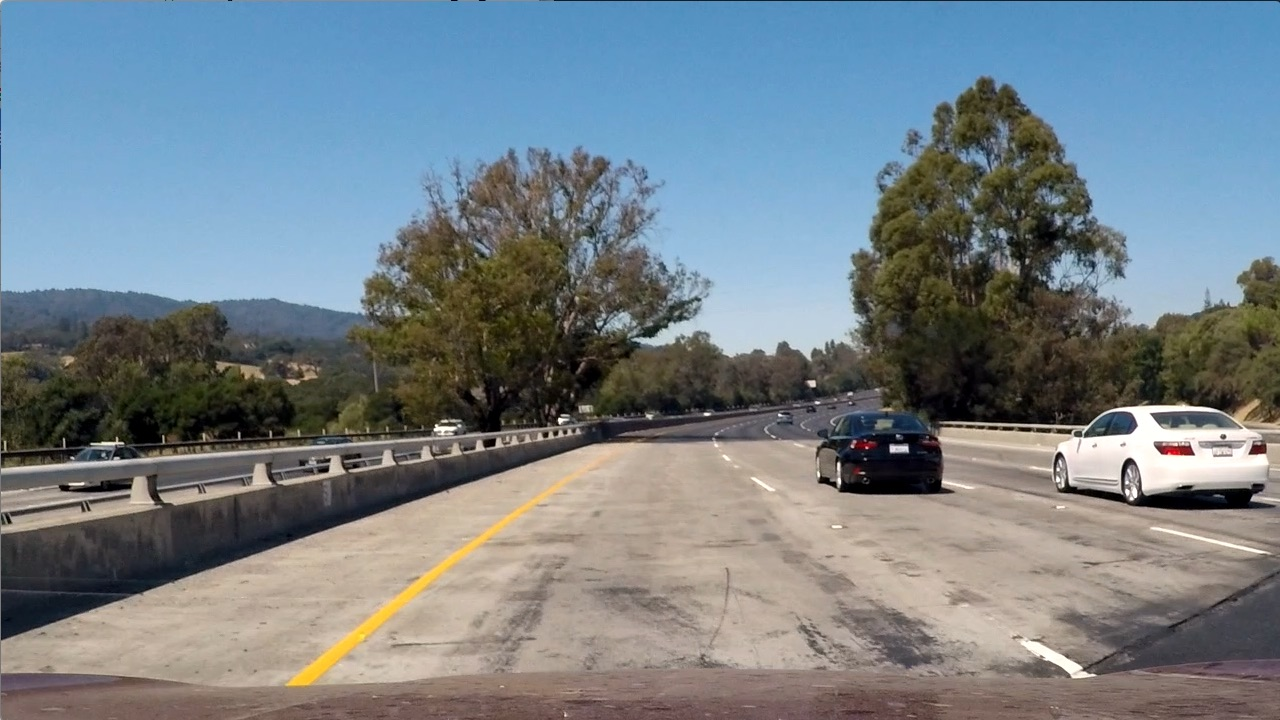
#> input picture test_images/test1.jpg, 1280 x 720 px; its folder holds only this picture in this run
$ python perspective.py
#> lines starting #> are read from the running program, lines starting #| are printed output that depends on the picture
### calibrate.py
import glob
import numpy as np
import cv2
import pickle


def read_images(path):
#> called with path = 'test_images/test*.jpg'
    images = []
    paths = glob.glob(path)
    for path in paths:
        images.append(cv2.imread(path))
    return images


# [33 lines left out: functions get_camera_parameters, undistort, not called in this run]

### perspective.py
import numpy as np
import cv2
from calibrate import read_images
import matplotlib.pyplot as plt

def warp(image, save=False, name=''):
    src_high = 460
    src_low = 700
    src_low_x1 = 220
    src_low_x2 = 1110

    src = np.float32(
        [[570, src_high],
         [710, src_high],
         [src_low_x2, src_low],
         [src_low_x1, src_low]])

    dst_height = image.shape[0]
    dst_width = image.shape[1]
    offset = 250
    dst = np.float32(
        [[offset, 0],
         [dst_width-offset, 0],
         [dst_width-offset, dst_height],
         [offset, dst_height]])

    M = cv2.getPerspectiveTransform(src, dst)
    M_inv = cv2.getPerspectiveTransform(dst, src)

    warped_size = (dst_width, dst_height)
    warped = cv2.warpPerspective(image, M, warped_size, flags=cv2.INTER_LINEAR)
    if save:
        plt.imshow(warped, cmap='gray')
        plt.xlim(0, 1280)
        plt.ylim(720, 0)
        plt.savefig('outputs/warped/' + str(name) + 'warped.jpg')
        plt.close()
        plt.imshow(image, cmap='gray')
        plt.xlim(0, 1280)
        plt.ylim(720, 0)
        plt.savefig('outputs/warped/' + str(name) + 'img.jpg')
        plt.close()
    return warped


if __name__ == '__main__':
    images = read_images('test_images/test*.jpg')
#> images = 1 item
    i = 0
    for img in images:
        warp(img)
        i += 1
#> this loop made 1 pass
#> (src_high in warp, src_low in warp, src_low_x1 in warp, src_low_x2 in warp, src in warp, dst_height in warp, dst_width in warp, offset in warp) on pass 1: (460, 700, 220, 1110, [[570, 460], [710, 460], [1110, 700], [220, 700]], 720, 1280, 250)
#> pass 1, in warp, `warped = cv2.warpPerspective(image, M, warped_size, flags=cv2.INTER_LI..`:
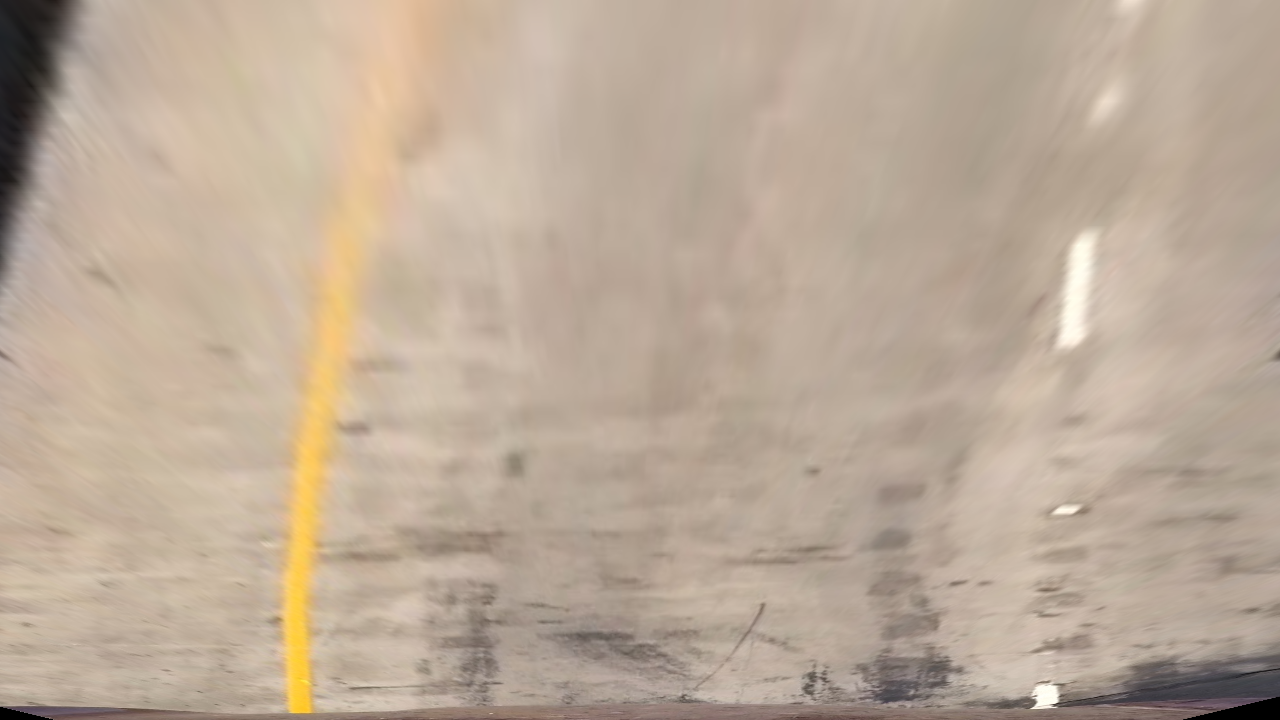
#> warped: shape (720, 1280, 3); mean B, G, R 152.4, 170.1, 187.7
#> after the loop, i = 1

$ run again, on test_images/test5.jpg
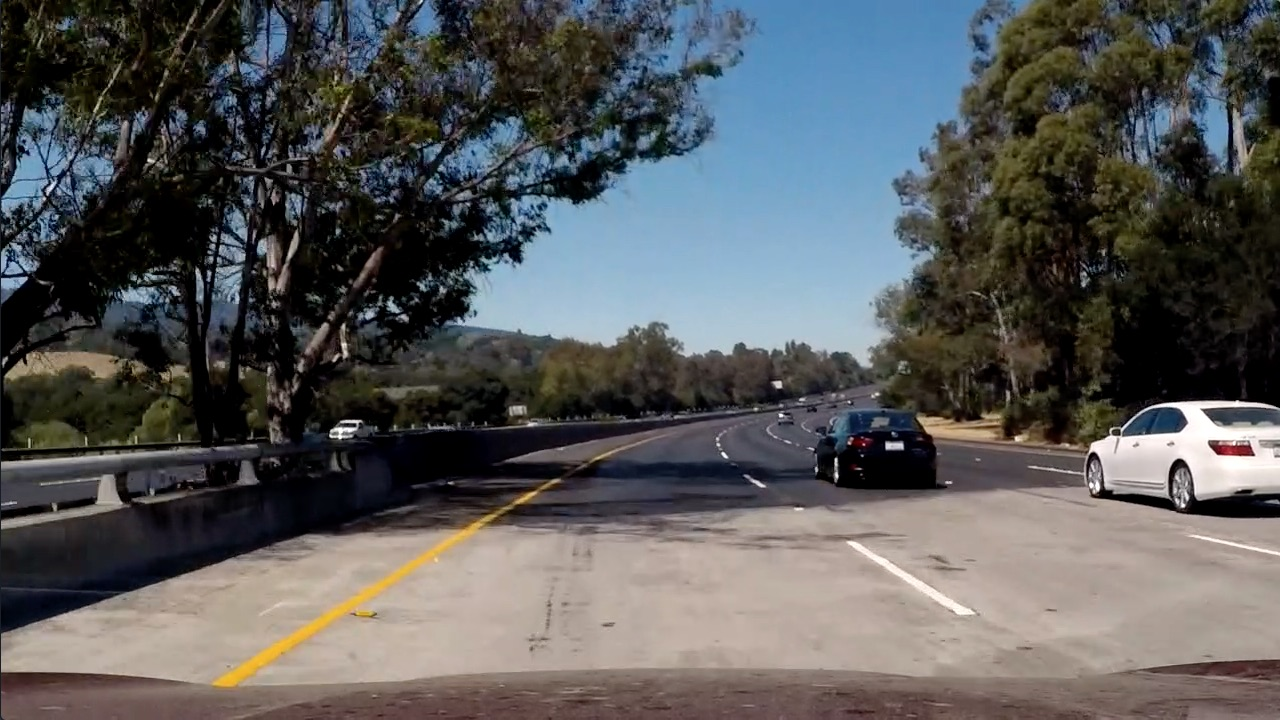
#> input picture test_images/test5.jpg, 1280 x 720 px
#> images = 1 item
#> the loop `for img in images:` made 1 pass
#> (src_high in warp, src_low in warp, src_low_x1 in warp, src_low_x2 in warp, src in warp, dst_height in warp, dst_width in warp, offset in warp) on pass 1: (460, 700, 220, 1110, [[570, 460], [710, 460], [1110, 700], [220, 700]], 720, 1280, 250)
#> pass 1, in warp, `warped = cv2.warpPerspective(image, M, warped_size, flags=cv2.INTER_LI..`:
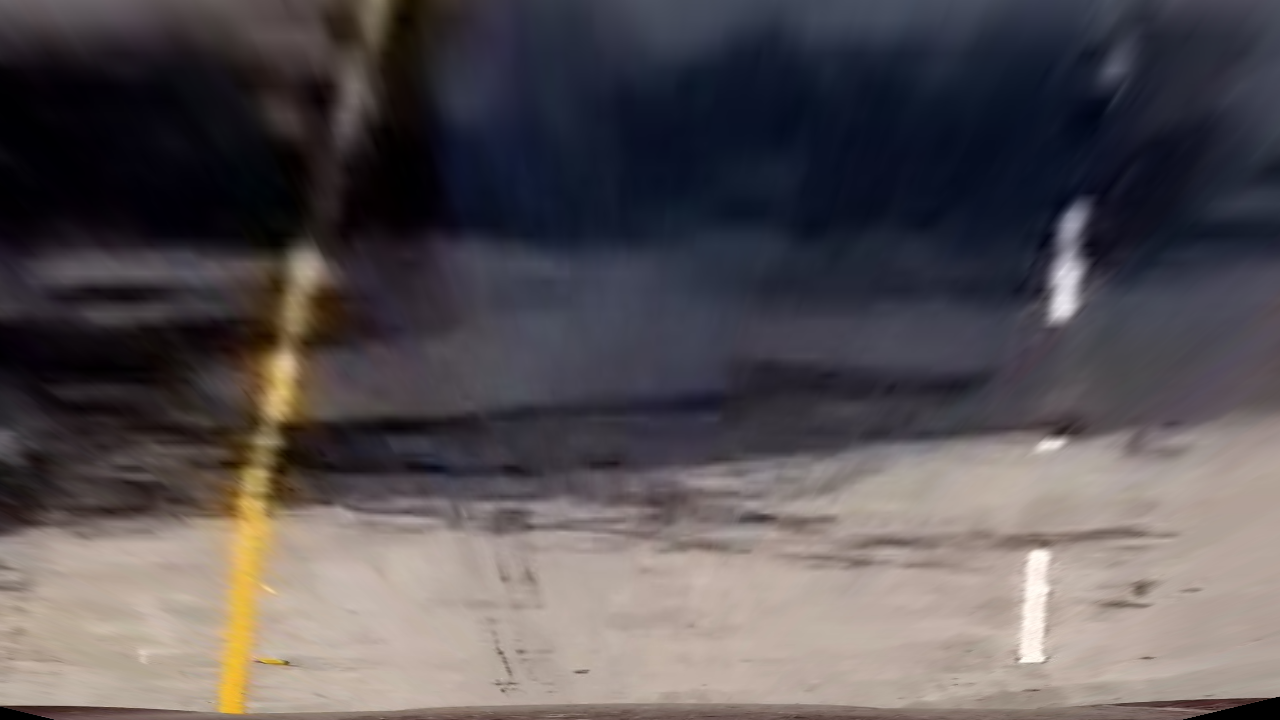
#> warped: shape (720, 1280, 3); mean B, G, R 83.7, 81.4, 87.4
#> after the loop `for img in images:`: i = 1

$ run again, on test_images/test6.jpg
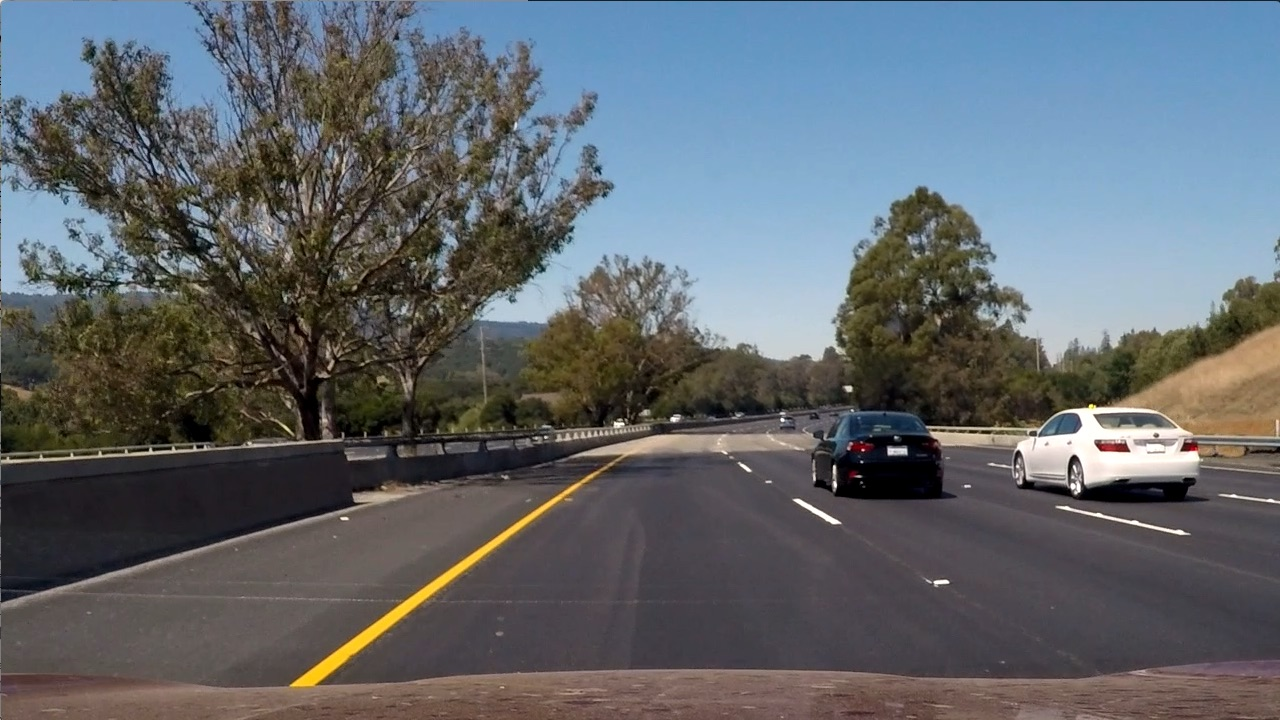
#> input picture test_images/test6.jpg, 1280 x 720 px
#> images = 1 item
#> the loop `for img in images:` made 1 pass
#> (src_high in warp, src_low in warp, src_low_x1 in warp, src_low_x2 in warp, src in warp, dst_height in warp, dst_width in warp, offset in warp) on pass 1: (460, 700, 220, 1110, [[570, 460], [710, 460], [1110, 700], [220, 700]], 720, 1280, 250)
#> pass 1, in warp, `warped = cv2.warpPerspective(image, M, warped_size, flags=cv2.INTER_LI..`:
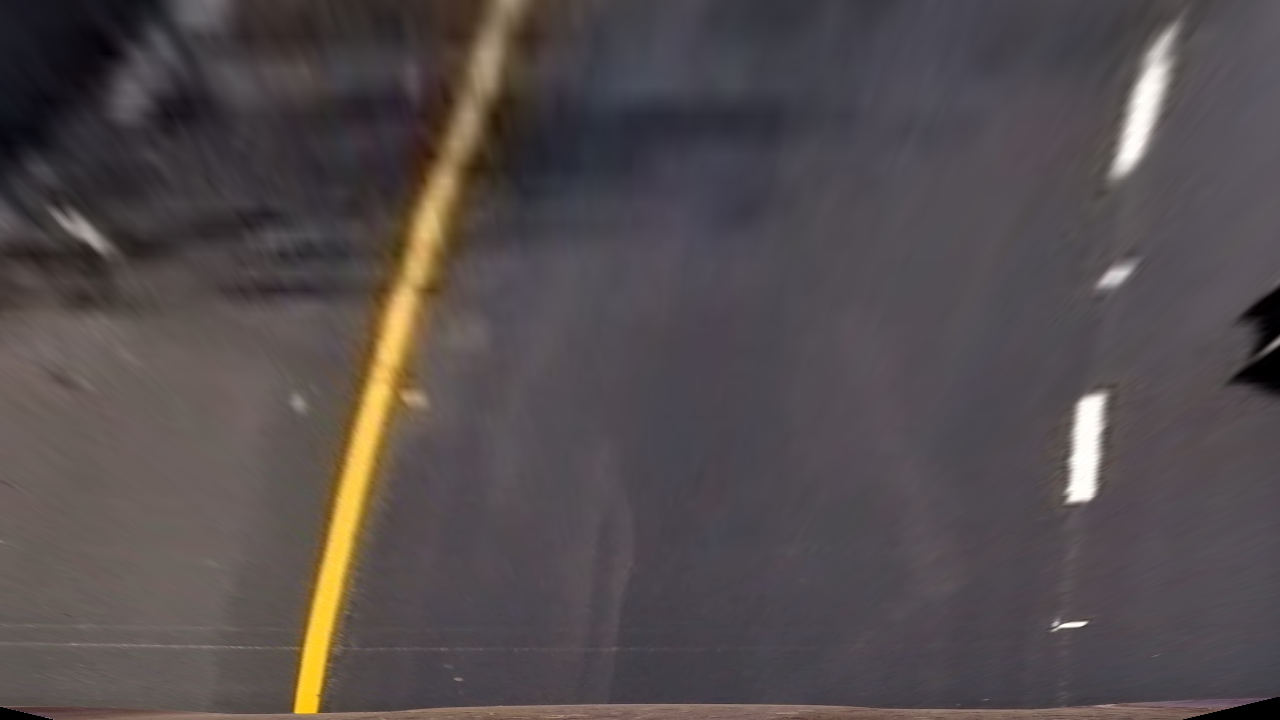
#> warped: shape (720, 1280, 3); mean B, G, R 77, 76, 83.3
#> after the loop `for img in images:`: i = 1

$ run again, on test_images/test7.jpg
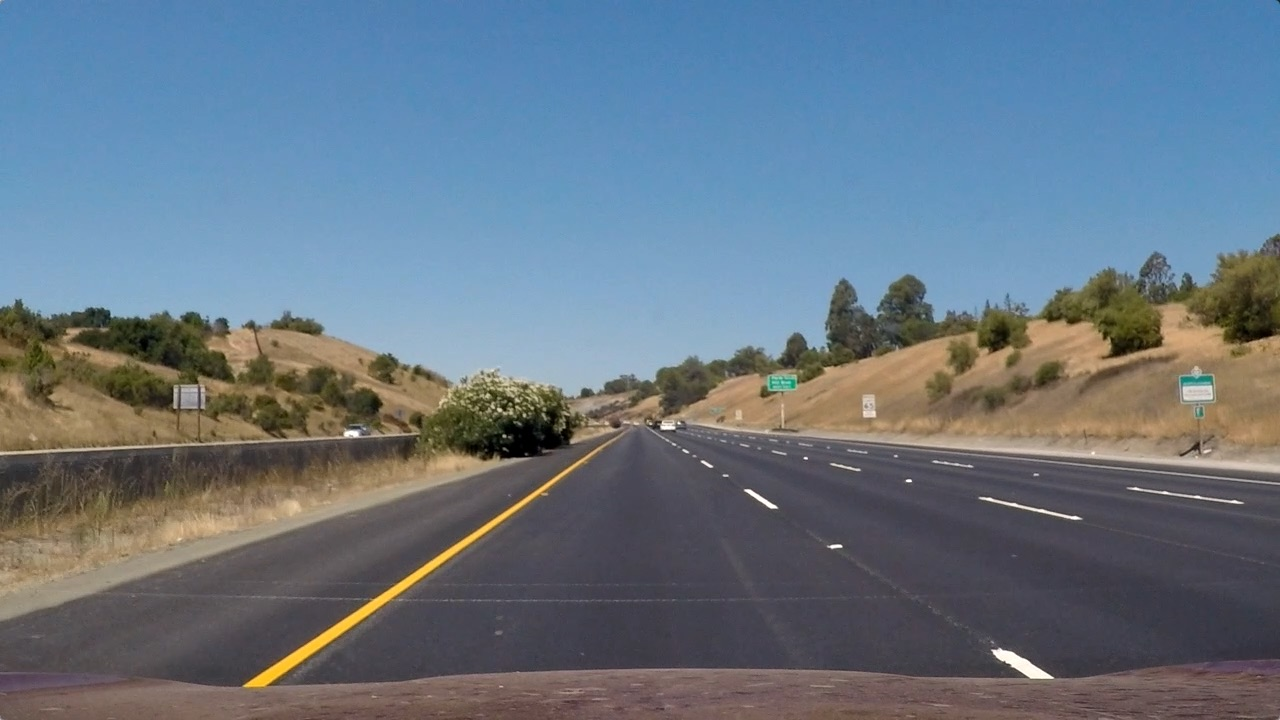
#> input picture test_images/test7.jpg, 1280 x 720 px
#> images = 1 item
#> the loop `for img in images:` made 1 pass
#> (src_high in warp, src_low in warp, src_low_x1 in warp, src_low_x2 in warp, src in warp, dst_height in warp, dst_width in warp, offset in warp) on pass 1: (460, 700, 220, 1110, [[570, 460], [710, 460], [1110, 700], [220, 700]], 720, 1280, 250)
#> pass 1, in warp, `warped = cv2.warpPerspective(image, M, warped_size, flags=cv2.INTER_LI..`:
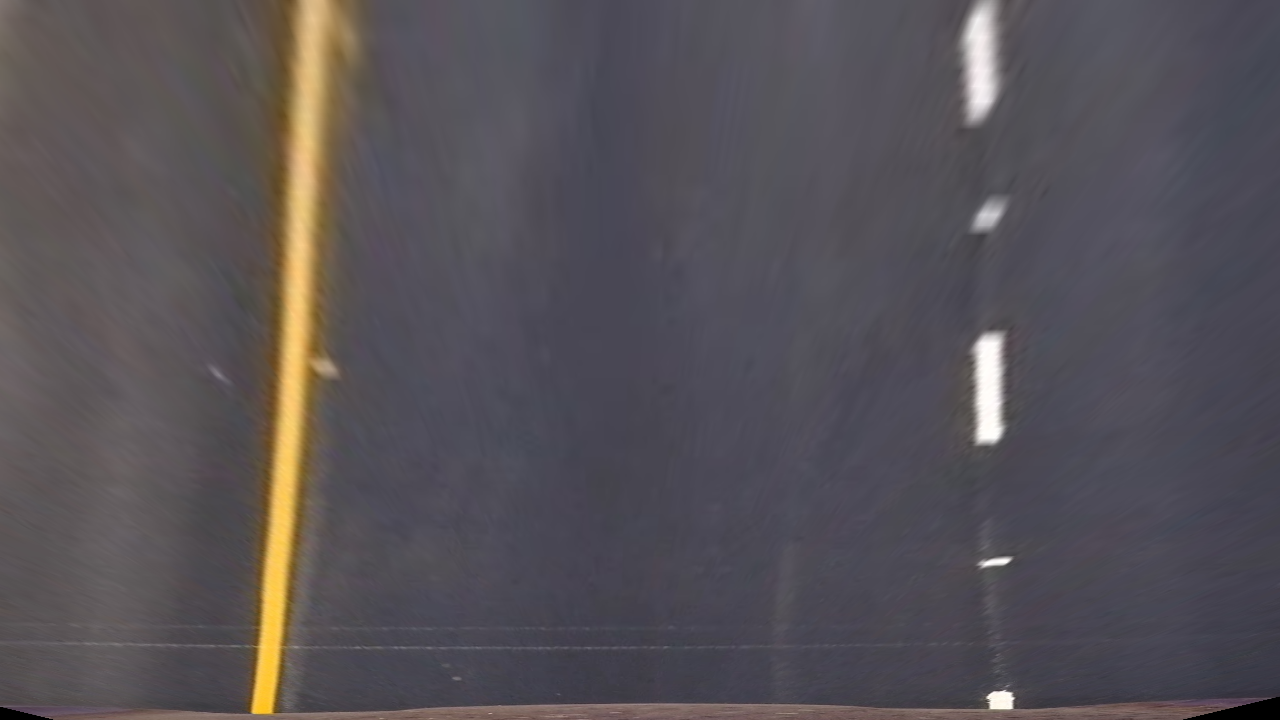
#> warped: shape (720, 1280, 3); mean B, G, R 86.6, 81.8, 86.5
#> after the loop `for img in images:`: i = 1

$ run again, on test_images/test2.jpg
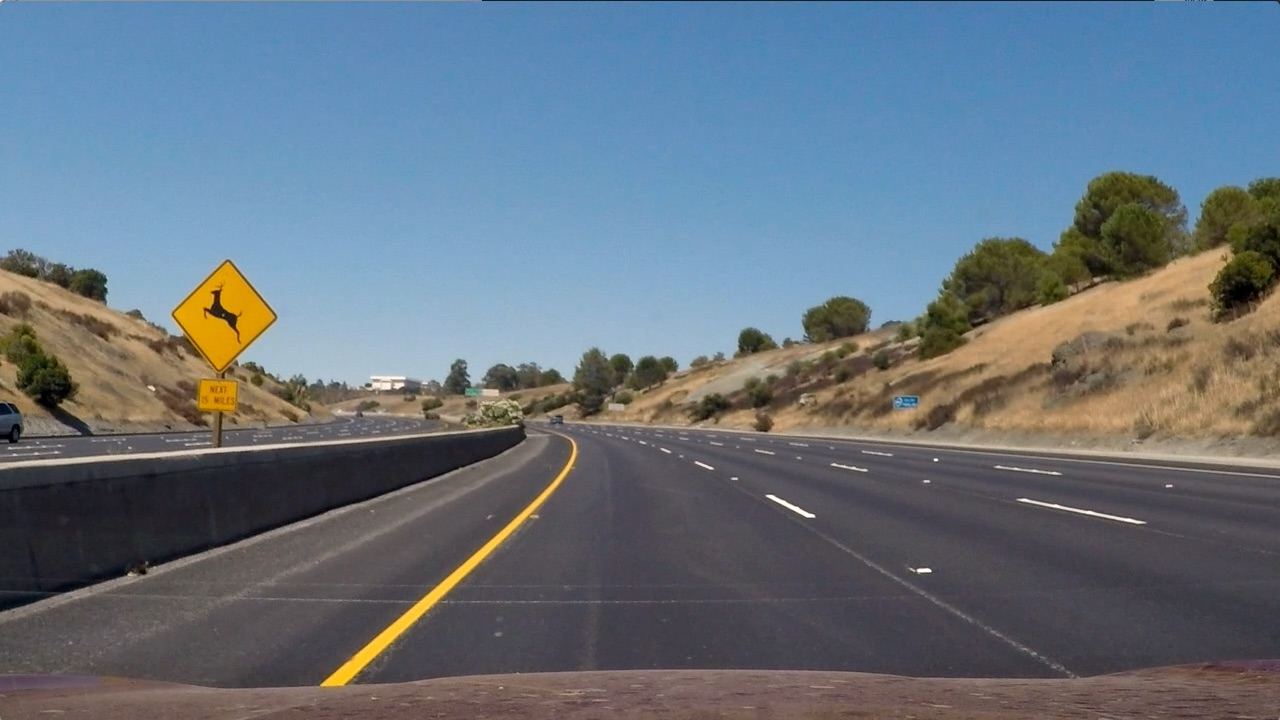
#> input picture test_images/test2.jpg, 1280 x 720 px
#> images = 1 item
#> the loop `for img in images:` made 1 pass
#> (src_high in warp, src_low in warp, src_low_x1 in warp, src_low_x2 in warp, src in warp, dst_height in warp, dst_width in warp, offset in warp) on pass 1: (460, 700, 220, 1110, [[570, 460], [710, 460], [1110, 700], [220, 700]], 720, 1280, 250)
#> pass 1, in warp, `warped = cv2.warpPerspective(image, M, warped_size, flags=cv2.INTER_LI..`:
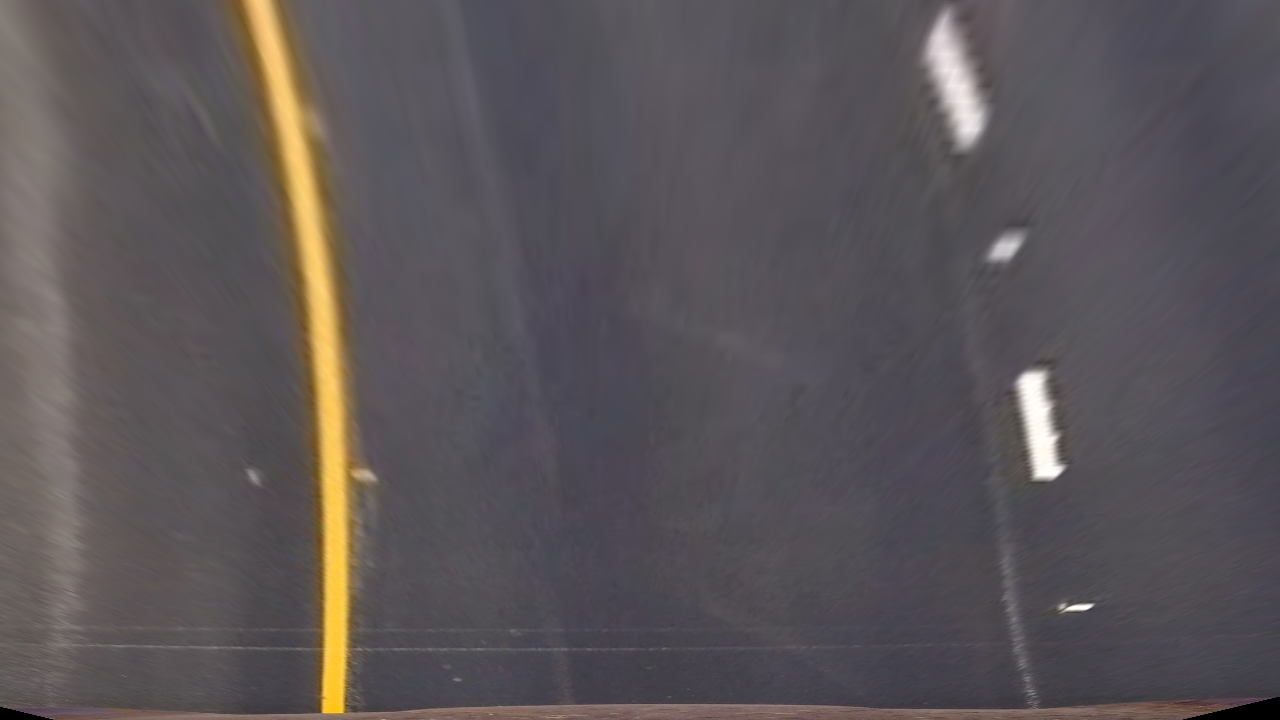
#> warped: shape (720, 1280, 3); mean B, G, R 87.9, 85.2, 91
#> after the loop `for img in images:`: i = 1
